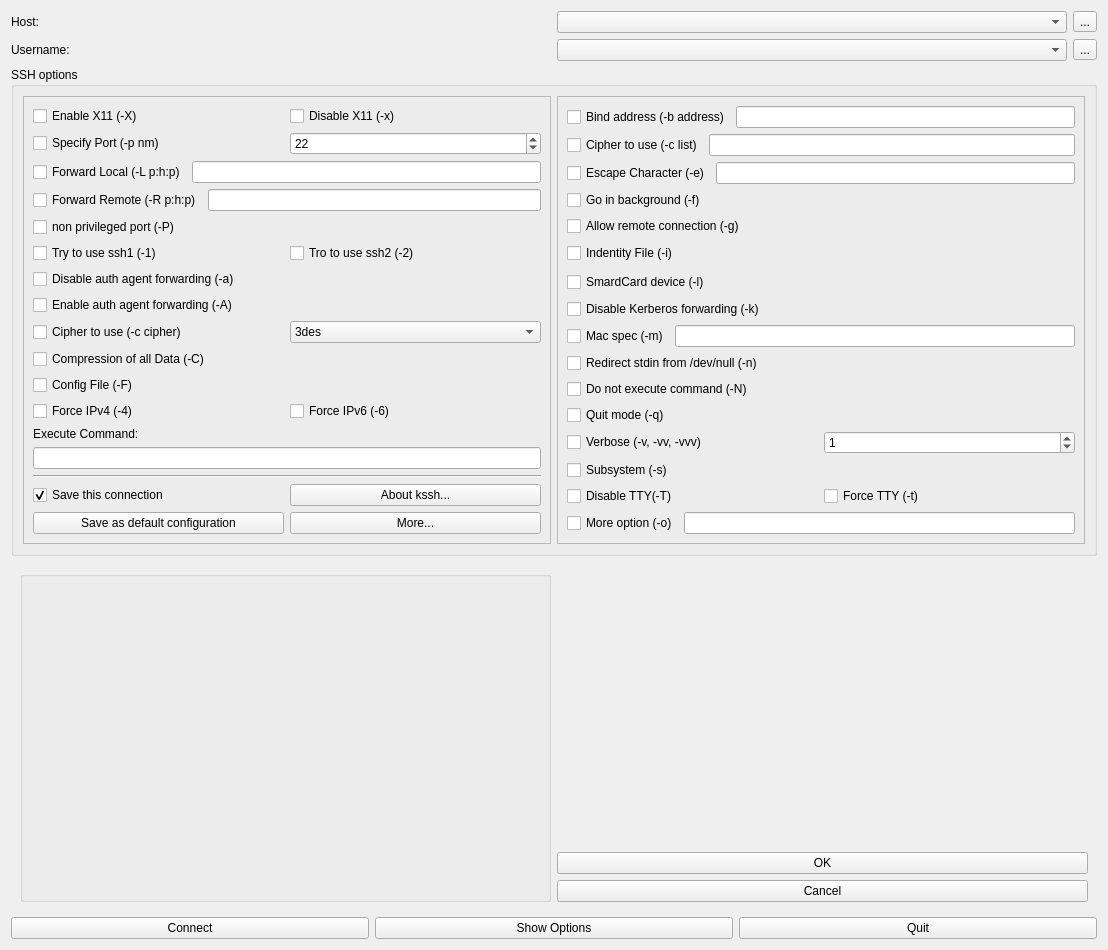
<?xml version="1.0" encoding="UTF-8"?>
<ui version="4.0">
 <class>kssh</class>
 <widget class="QWidget" name="kssh">
  <property name="geometry">
   <rect>
    <x>0</x>
    <y>0</y>
    <width>1108</width>
    <height>950</height>
   </rect>
  </property>
  <property name="windowTitle">
   <string>Kssh</string>
  </property>
  <layout class="QVBoxLayout" name="verticalLayout_3">
   <item>
    <layout class="QHBoxLayout" name="horizontalLayout_4">
     <item>
      <widget class="QLabel" name="host_label">
       <property name="text">
        <string>Host:</string>
       </property>
      </widget>
     </item>
     <item>
      <layout class="QHBoxLayout" name="horizontalLayout_2">
       <item>
        <widget class="KHistoryComboBox" name="hostCB"/>
       </item>
       <item>
        <widget class="QToolButton" name="hostTB">
         <property name="text">
          <string>...</string>
         </property>
        </widget>
       </item>
      </layout>
     </item>
    </layout>
   </item>
   <item>
    <layout class="QHBoxLayout" name="horizontalLayout_5">
     <item>
      <widget class="QLabel" name="label">
       <property name="text">
        <string>Username:</string>
       </property>
      </widget>
     </item>
     <item>
      <layout class="QHBoxLayout" name="horizontalLayout_3">
       <item>
        <widget class="KHistoryComboBox" name="userCB"/>
       </item>
       <item>
        <widget class="QToolButton" name="userTB">
         <property name="text">
          <string>...</string>
         </property>
        </widget>
       </item>
      </layout>
     </item>
    </layout>
   </item>
   <item>
    <widget class="QGroupBox" name="optionsGB">
     <property name="title">
      <string>SSH options</string>
     </property>
     <layout class="QHBoxLayout" name="horizontalLayout_21">
      <item>
       <widget class="QFrame" name="frame_2">
        <property name="frameShape">
         <enum>QFrame::StyledPanel</enum>
        </property>
        <property name="frameShadow">
         <enum>QFrame::Raised</enum>
        </property>
        <layout class="QVBoxLayout" name="verticalLayout_6">
         <item>
          <layout class="QVBoxLayout" name="verticalLayout">
           <item>
            <layout class="QHBoxLayout" name="horizontalLayout_10">
             <item>
              <widget class="QCheckBox" name="XCB">
               <property name="text">
                <string>Enable X11 (-X)</string>
               </property>
              </widget>
             </item>
             <item>
              <widget class="QCheckBox" name="xCB">
               <property name="text">
                <string>Disable X11 (-x)</string>
               </property>
              </widget>
             </item>
            </layout>
           </item>
           <item>
            <layout class="QHBoxLayout" name="horizontalLayout_8">
             <item>
              <widget class="QCheckBox" name="pCB">
               <property name="text">
                <string>Specify Port (-p nm)</string>
               </property>
              </widget>
             </item>
             <item>
              <widget class="QSpinBox" name="portSB">
               <property name="maximum">
                <number>65536</number>
               </property>
               <property name="value">
                <number>22</number>
               </property>
              </widget>
             </item>
            </layout>
           </item>
           <item>
            <layout class="QHBoxLayout" name="horizontalLayout_12">
             <item>
              <widget class="QCheckBox" name="LCB">
               <property name="text">
                <string>Forward Local (-L p:h:p)</string>
               </property>
              </widget>
             </item>
             <item>
              <widget class="QLineEdit" name="LLE"/>
             </item>
            </layout>
           </item>
           <item>
            <layout class="QHBoxLayout" name="horizontalLayout_14">
             <item>
              <widget class="QCheckBox" name="RCB">
               <property name="text">
                <string>Forward Remote (-R p:h:p)</string>
               </property>
              </widget>
             </item>
             <item>
              <widget class="QLineEdit" name="RLE"/>
             </item>
            </layout>
           </item>
           <item>
            <widget class="QCheckBox" name="PCB">
             <property name="text">
              <string>non privileged port (-P)</string>
             </property>
            </widget>
           </item>
           <item>
            <layout class="QHBoxLayout" name="horizontalLayout_15">
             <item>
              <widget class="QCheckBox" name="ssh1CB">
               <property name="text">
                <string>Try to use ssh1 (-1)</string>
               </property>
              </widget>
             </item>
             <item>
              <widget class="QCheckBox" name="ssh2CB">
               <property name="text">
                <string>Tro to use ssh2 (-2)</string>
               </property>
              </widget>
             </item>
            </layout>
           </item>
           <item>
            <widget class="QCheckBox" name="aCB">
             <property name="text">
              <string>Disable auth agent forwarding (-a)</string>
             </property>
            </widget>
           </item>
           <item>
            <widget class="QCheckBox" name="ACB">
             <property name="text">
              <string>Enable auth agent forwarding (-A)</string>
             </property>
            </widget>
           </item>
           <item>
            <layout class="QHBoxLayout" name="horizontalLayout_17">
             <item>
              <widget class="QCheckBox" name="cCB">
               <property name="text">
                <string>Cipher to use (-c cipher)</string>
               </property>
              </widget>
             </item>
             <item>
              <widget class="QComboBox" name="ccCB">
               <item>
                <property name="text">
                 <string>3des</string>
                </property>
               </item>
               <item>
                <property name="text">
                 <string>blowfish</string>
                </property>
               </item>
               <item>
                <property name="text">
                 <string>des</string>
                </property>
               </item>
              </widget>
             </item>
            </layout>
           </item>
           <item>
            <widget class="QCheckBox" name="CCB">
             <property name="text">
              <string>Compression of all Data (-C)</string>
             </property>
            </widget>
           </item>
           <item>
            <layout class="QHBoxLayout" name="horizontalLayout_18">
             <item>
              <widget class="QCheckBox" name="FCB">
               <property name="text">
                <string>Config File (-F)</string>
               </property>
              </widget>
             </item>
             <item>
              <widget class="KUrlRequester" name="FLE"/>
             </item>
            </layout>
           </item>
           <item>
            <layout class="QHBoxLayout" name="horizontalLayout_19">
             <item>
              <widget class="QCheckBox" name="IPV4CB">
               <property name="text">
                <string>Force IPv4 (-4)</string>
               </property>
              </widget>
             </item>
             <item>
              <widget class="QCheckBox" name="IPV6CB">
               <property name="text">
                <string>Force IPv6 (-6)</string>
               </property>
              </widget>
             </item>
            </layout>
           </item>
           <item>
            <widget class="QLabel" name="label_2">
             <property name="text">
              <string>Execute Command:</string>
             </property>
            </widget>
           </item>
           <item>
            <widget class="KLineEdit" name="commandLE"/>
           </item>
           <item>
            <widget class="Line" name="line">
             <property name="orientation">
              <enum>Qt::Horizontal</enum>
             </property>
            </widget>
           </item>
           <item>
            <layout class="QHBoxLayout" name="horizontalLayout_6">
             <item>
              <widget class="QCheckBox" name="saveCB">
               <property name="text">
                <string>Save this connection</string>
               </property>
               <property name="checked">
                <bool>true</bool>
               </property>
              </widget>
             </item>
             <item>
              <widget class="QPushButton" name="aboutPB">
               <property name="text">
                <string>About kssh...</string>
               </property>
              </widget>
             </item>
            </layout>
           </item>
           <item>
            <layout class="QHBoxLayout" name="horizontalLayout_20">
             <item>
              <widget class="QPushButton" name="savePB">
               <property name="text">
                <string>Save as default configuration</string>
               </property>
              </widget>
             </item>
             <item>
              <widget class="QPushButton" name="morePB">
               <property name="text">
                <string>More...</string>
               </property>
              </widget>
             </item>
            </layout>
           </item>
          </layout>
         </item>
        </layout>
       </widget>
      </item>
      <item>
       <widget class="QFrame" name="moreF">
        <property name="frameShape">
         <enum>QFrame::StyledPanel</enum>
        </property>
        <property name="frameShadow">
         <enum>QFrame::Raised</enum>
        </property>
        <layout class="QVBoxLayout" name="verticalLayout_4">
         <item>
          <layout class="QVBoxLayout" name="verticalLayout_5">
           <item>
            <layout class="QHBoxLayout" name="horizontalLayout_7">
             <item>
              <widget class="QCheckBox" name="bCB">
               <property name="text">
                <string>Bind address (-b address)</string>
               </property>
              </widget>
             </item>
             <item>
              <widget class="QLineEdit" name="bLE">
               <property name="text">
                <string/>
               </property>
              </widget>
             </item>
            </layout>
           </item>
           <item>
            <layout class="QHBoxLayout" name="horizontalLayout_11">
             <item>
              <widget class="QCheckBox" name="c1CB">
               <property name="text">
                <string>Cipher to use (-c list)</string>
               </property>
              </widget>
             </item>
             <item>
              <widget class="QLineEdit" name="cLE"/>
             </item>
            </layout>
           </item>
           <item>
            <layout class="QHBoxLayout" name="horizontalLayout_22">
             <item>
              <widget class="QCheckBox" name="eCB">
               <property name="text">
                <string>Escape Character (-e)</string>
               </property>
              </widget>
             </item>
             <item>
              <widget class="QLineEdit" name="eLE">
               <property name="text">
                <string/>
               </property>
              </widget>
             </item>
            </layout>
           </item>
           <item>
            <widget class="QCheckBox" name="fCB">
             <property name="text">
              <string>Go in background (-f)</string>
             </property>
            </widget>
           </item>
           <item>
            <widget class="QCheckBox" name="gCB">
             <property name="text">
              <string>Allow remote connection (-g)</string>
             </property>
            </widget>
           </item>
           <item>
            <layout class="QHBoxLayout" name="horizontalLayout_23">
             <item>
              <widget class="QCheckBox" name="iCB">
               <property name="text">
                <string>Indentity File (-i)</string>
               </property>
              </widget>
             </item>
             <item>
              <widget class="KUrlRequester" name="iLE"/>
             </item>
            </layout>
           </item>
           <item>
            <layout class="QHBoxLayout" name="horizontalLayout_24">
             <item>
              <widget class="QCheckBox" name="ICB">
               <property name="text">
                <string>SmardCard device (-l)</string>
               </property>
              </widget>
             </item>
             <item>
              <widget class="KUrlRequester" name="ILE"/>
             </item>
            </layout>
           </item>
           <item>
            <widget class="QCheckBox" name="kCB">
             <property name="text">
              <string>Disable Kerberos forwarding (-k)</string>
             </property>
            </widget>
           </item>
           <item>
            <layout class="QHBoxLayout" name="horizontalLayout_25">
             <item>
              <widget class="QCheckBox" name="mCB">
               <property name="text">
                <string>Mac spec (-m)</string>
               </property>
              </widget>
             </item>
             <item>
              <widget class="QLineEdit" name="mLE">
               <property name="text">
                <string/>
               </property>
              </widget>
             </item>
            </layout>
           </item>
           <item>
            <widget class="QCheckBox" name="nCB">
             <property name="text">
              <string>Redirect stdin from /dev/null (-n)</string>
             </property>
            </widget>
           </item>
           <item>
            <widget class="QCheckBox" name="NCB">
             <property name="text">
              <string>Do not execute command (-N)</string>
             </property>
            </widget>
           </item>
           <item>
            <widget class="QCheckBox" name="qCB">
             <property name="text">
              <string>Quit mode (-q)</string>
             </property>
            </widget>
           </item>
           <item>
            <layout class="QHBoxLayout" name="horizontalLayout_26">
             <item>
              <widget class="QCheckBox" name="vCB">
               <property name="text">
                <string>Verbose (-v, -vv, -vvv)</string>
               </property>
              </widget>
             </item>
             <item>
              <widget class="QSpinBox" name="vSB">
               <property name="maximum">
                <number>3</number>
               </property>
               <property name="value">
                <number>1</number>
               </property>
              </widget>
             </item>
            </layout>
           </item>
           <item>
            <widget class="QCheckBox" name="sCB">
             <property name="text">
              <string>Subsystem (-s)</string>
             </property>
            </widget>
           </item>
           <item>
            <layout class="QHBoxLayout" name="horizontalLayout_27">
             <item>
              <widget class="QCheckBox" name="TCB">
               <property name="text">
                <string>Disable TTY(-T)</string>
               </property>
              </widget>
             </item>
             <item>
              <widget class="QCheckBox" name="tCB">
               <property name="text">
                <string>Force TTY (-t)</string>
               </property>
              </widget>
             </item>
            </layout>
           </item>
           <item>
            <layout class="QHBoxLayout" name="horizontalLayout_28">
             <item>
              <widget class="QCheckBox" name="oCB">
               <property name="text">
                <string>More option (-o)</string>
               </property>
              </widget>
             </item>
             <item>
              <widget class="QLineEdit" name="oLE">
               <property name="text">
                <string/>
               </property>
              </widget>
             </item>
            </layout>
           </item>
          </layout>
         </item>
        </layout>
       </widget>
      </item>
     </layout>
    </widget>
   </item>
   <item>
    <widget class="QFrame" name="editorF">
     <layout class="QHBoxLayout" name="horizontalLayout">
      <item>
       <widget class="KEditListBox" name="userHostELB"/>
      </item>
      <item>
       <layout class="QVBoxLayout" name="verticalLayout_2">
        <item>
         <spacer name="verticalSpacer">
          <property name="orientation">
           <enum>Qt::Vertical</enum>
          </property>
          <property name="sizeHint" stdset="0">
           <size>
            <width>20</width>
            <height>40</height>
           </size>
          </property>
         </spacer>
        </item>
        <item>
         <widget class="QPushButton" name="okPB">
          <property name="text">
           <string>OK</string>
          </property>
         </widget>
        </item>
        <item>
         <widget class="QPushButton" name="cancelPB">
          <property name="text">
           <string>Cancel</string>
          </property>
         </widget>
        </item>
       </layout>
      </item>
     </layout>
    </widget>
   </item>
   <item>
    <layout class="QHBoxLayout" name="horizontalLayout_29">
     <item>
      <widget class="QPushButton" name="connectPB">
       <property name="text">
        <string>Connect</string>
       </property>
      </widget>
     </item>
     <item>
      <widget class="QPushButton" name="optionsPB">
       <property name="text">
        <string>Show Options</string>
       </property>
      </widget>
     </item>
     <item>
      <widget class="QPushButton" name="quitPB">
       <property name="text">
        <string>Quit</string>
       </property>
      </widget>
     </item>
    </layout>
   </item>
  </layout>
 </widget>
 <customwidgets>
  <customwidget>
   <class>KEditListBox</class>
   <extends>QGroupBox</extends>
   <header>keditlistbox.h</header>
  </customwidget>
  <customwidget>
   <class>KComboBox</class>
   <extends>QComboBox</extends>
   <header>kcombobox.h</header>
  </customwidget>
  <customwidget>
   <class>KLineEdit</class>
   <extends>QLineEdit</extends>
   <header>klineedit.h</header>
  </customwidget>
  <customwidget>
   <class>KUrlRequester</class>
   <extends>QFrame</extends>
   <header>kurlrequester.h</header>
  </customwidget>
  <customwidget>
   <class>KHistoryComboBox</class>
   <extends>KComboBox</extends>
   <header>khistorycombobox.h</header>
  </customwidget>
 </customwidgets>
 <resources/>
 <connections/>
</ui>
